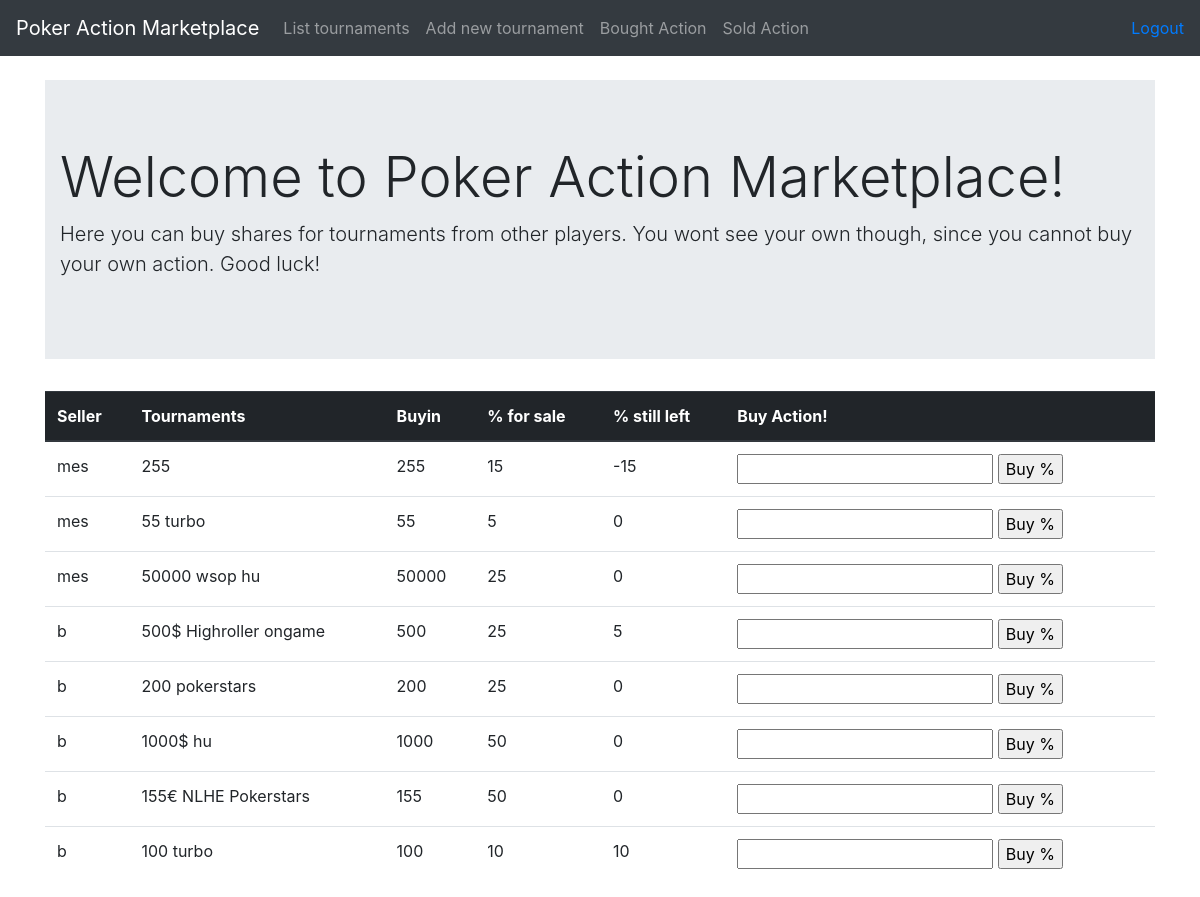
Page /tournaments/ (signed in) on the committed database.
### application/tournamentPackages/models.py (models this page shows, shortened)
class TournamentPackage(Base):
    tournament = db.Column(db.String(144), nullable=False)
    buyin = db.Column(db.Integer, nullable=False)
    pcttobesold = db.Column(db.Integer, nullable=False)
    pctleft = db.Column(db.Integer, nullable=False)
    account_id = db.Column(db.Integer, db.ForeignKey('account.id'), nullable=False)
    def __init__(self, tournament, buyin, pcttobesold):
        self.tournament = tournament
        self.buyin = buyin
        self.pcttobesold = pcttobesold
        self.pctleft = pcttobesold
        self.user = ''
        self.userid = ''
    @staticmethod
    def join_account_on_tournaments():
        stmt = text("SELECT * FROM tournament_package"
                    " LEFT JOIN account on tournament_package.account_id = account.id")
        res = db.engine.execute(stmt)
        tournaments = []
        for row in res:
            tournament = TournamentPackage(row[3], row[4], row[5])
            tournament.user = row[-2]
            tournament.id = row[0]
            tournament.userid = row[7]
            tournament.pctleft = row[6]
            if tournament.userid == current_user.id:
                continue
            tournaments.append(tournament)
        return tournaments

### application/tournamentPackages/views.py (the view)
@app.route('/tournaments/', methods=['GET'])
@login_required
def tournaments_index():
    tournaments = TournamentPackage.join_account_on_tournaments()
    tournaments.sort(key = lambda x: x.user, reverse=True)
    return render_template('tournaments/list.html', tournaments = tournaments)

### application/__init__.py (called while the page is built)
@login_manager.user_loader
def load_user(user_id):
    return User.query.get(user_id)

### application/templates/tournaments/list.html
{% extends "layout.html" %}
{% block body %}
<div class="jumbotron jumbotron-fluid">
  <div class="container">
    <h1 class="display-4">Welcome to Poker Action Marketplace!</h1>
    <p class="lead">Here you can buy shares for tournaments from other players. You wont see your own though, since you cannot buy your own action. Good luck!</p>
  </div>
</div>
<table class="table">
  <thead class="thead-dark">
  <th scope="col">Seller</th>
  <th scope="col">Tournaments</th>
  <th scope="col">Buyin</th>
  <th scope="col">% for sale</th>
  <th scope="col">% still left</th>
  <th scope="col">Buy Action!</th>
  </thead>
  {% for tournament in tournaments %}
  <tr>
    <td>{{ tournament.user }}</td>
    <td>{{ tournament.tournament }}</td>
    <td>{{ tournament.buyin }}</td>
    <td>{{ tournament.pcttobesold }}</td>
    <td>{{ tournament.pctleft }}</td>
    <td><form method="POST", action="{{ url_for('tournaments_buy_percentage', tournament_id = tournament.id) }}">
      <input name="text">
      <input type="submit", value='Buy %'>
    </form></td>
  </tr>
{% endfor %}
</table>
{% endblock %}

### rows in the picture
TournamentPackage: user "mes", tournament "255", buyin "255", pcttobesold "15", pctleft "-15"
TournamentPackage: user "mes", tournament "55 turbo", buyin "55", pcttobesold "5", pctleft "0"
TournamentPackage: user "mes", tournament "50000 wsop hu", buyin "50000", pcttobesold "25", pctleft "0"
TournamentPackage: user "b", tournament "500$ Highroller ongame", buyin "500", pcttobesold "25", pctleft "5"
TournamentPackage: user "b", tournament "200 pokerstars", buyin "200", pcttobesold "25", pctleft "0"
TournamentPackage: user "b", tournament "1000$ hu", buyin "1000", pcttobesold "50", pctleft "0"
TournamentPackage: user "b", tournament "155€ NLHE Pokerstars", buyin "155", pcttobesold "50", pctleft "0"
TournamentPackage: user "b", tournament "100 turbo", buyin "100", pcttobesold "10", pctleft "10"
